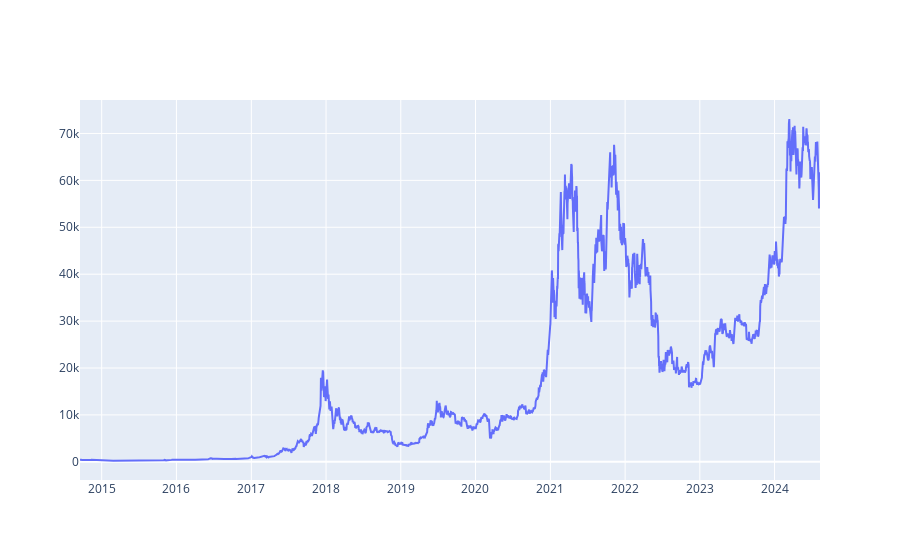

Notebook cell for this chart:
### Code cell
# Graph preço de fechamento
fig = go.Figure()
fig.add_trace(go.Scatter(x=df.ds, y = df.y))
fig.show()

### Figure 1 — Plotly figure (JSON) as saved in the notebook; plotly's stock layout.template omitted (floating-point values rounded to 4 significant figures; data arrays with more than 128 entries replaced by an {"elided": "..."} marker saying what was removed)
{"data": [{"type": "scatter", "x": {"elided": "3616 str values"}, "y": {"elided": "3616 float values"}}], "layout": {}}
